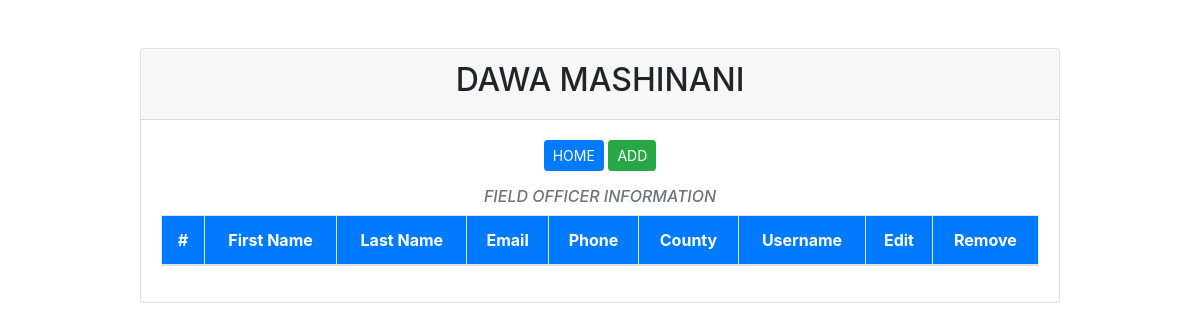
/searchOfficer/ (signed in), run on an earlier commit of the app's database.
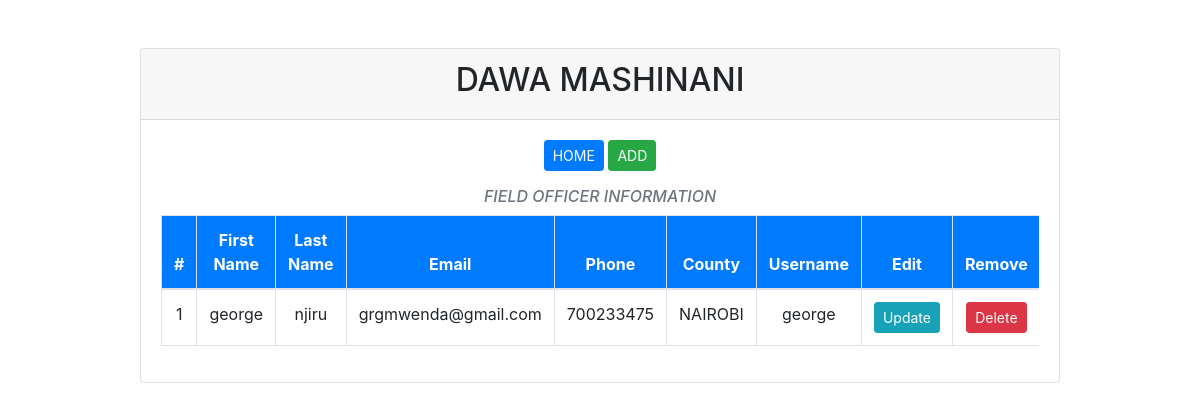
And on a later commit of the database.
### field_officers_app/models.py (models this page shows)
class field_officers(models.Model):
    fname = models.CharField(max_length=200)
    lname = models.CharField(max_length=200)
    email = models.EmailField(max_length=254, unique=True)
    phone = models.IntegerField()
    county = models.CharField(max_length=200)
    username = models.CharField(max_length=200, unique=True)
    created_at = models.DateTimeField(auto_now_add=True)
    updated_at = models.DateTimeField(auto_now=True)
    class Meta:
        db_table = 'field_officers'

### field_officers_app/views.py (the view)
# urls.py: path('searchOfficer/', views.retrieve_field_officer, name='retrieve_field_officer'),
@never_cache
@login_required
def retrieve_field_officer(request):
    field_officer=field_officers.objects.all()
    return render(request, 'searchOfficer.html', {'field_officers': field_officer})

### field_officers_app/templates/searchOfficer.html (shortened to what this page needs)
<!DOCTYPE html>
<html lang="en">
<head>
    <link href="https://stackpath.bootstrapcdn.com/bootstrap/4.5.2/css/bootstrap.min.css" rel="stylesheet">
</head>
{% block content %}
<body>
    <div class="container mt-5">
        <div class="row justify-content-center">
            <div class="col-lg-10">
                <div class="card">
                    <div class="card-header text-center">
                        <h2>DAWA MASHINANI</h2>
                    </div>
                    <div class="card-body text-center">
                        <div class="mb-3">
                            <a href="{% url 'adminPage' %}" class="btn btn-primary btn-sm">HOME</a>
                            <a href="{% url 'create_field_officer' %}" class="btn btn-success btn-sm">ADD</a>
                        </div>
                        <h6 class="text-muted font-italic">FIELD OFFICER INFORMATION</h6>
                        <div class="table-responsive">
                            <table class="table table-bordered table-hover">
                                <thead>
                                    <tr>
                                        <th>#</th>
                                        <th>First Name</th>
                                        <th>Last Name</th>
                                        <th>Email</th>
                                        <th>Phone</th>
                                        <th>County</th>
                                        <th>Username</th>
                                        <th>Edit</th>
                                        <th>Remove</th>
                                    </tr>
                                </thead>
                                <tbody>
                                    {% for field_officer in field_officers %}
                                    <tr>
                                        <td>{{field_officer.id}}</td>
                                        <td>{{field_officer.fname}}</td>
                                        <td>{{field_officer.lname}}</td>
                                        <td>{{field_officer.email}}</td>
                                        <td>{{field_officer.phone}}</td>
                                        <td>{{field_officer.county}}</td>
                                        <td>{{field_officer.username}}</td>
                                        <td><a href="/updateOfficer/{{field_officer.pk}}" class="btn btn-info btn-sm">Update</a></td>
                                        <td><a href="/deleteOfficer/{{field_officer.pk}}" class="btn btn-danger btn-sm">Delete</a></td>
                                    </tr>
                                    {% endfor %}
                                </tbody>
                            </table>
                        </div>
                    </div>
                </div>
            </div>
        </div>
    </div>
</body>
{% endblock %}
</html>

### field_officers_app/templates/searchOfficer.html (style rules this page uses)
table { border-collapse: collapse; width: 100%; }
th, td { text-align: center; padding: 12px; }
th { background-color: #007bff; color: white; }

What changed in the data, as far as the page shows it:
added field_officers: id "1", fname "george", lname "njiru", email "grgmwenda@gmail.com", phone "700233475", county "NAIROBI", username "george"
